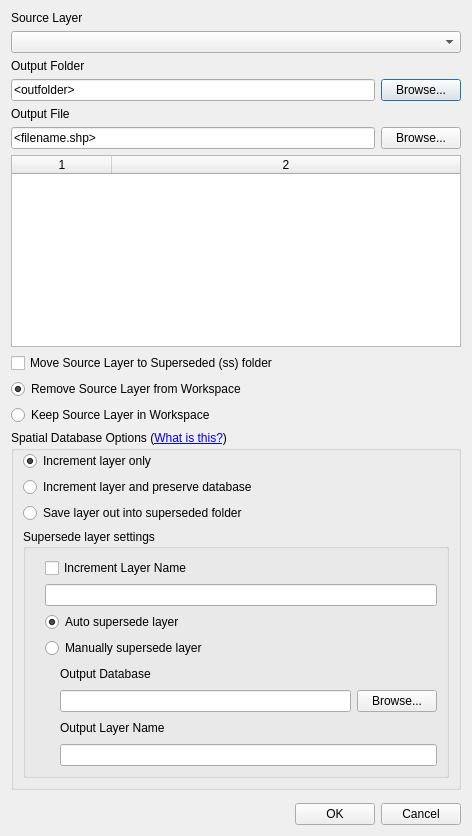
<?xml version="1.0" encoding="UTF-8"?>
<ui version="4.0">
 <class>coastalmeqgis_increment</class>
 <widget class="QDialog" name="coastalmeqgis_increment">
  <property name="geometry">
   <rect>
    <x>0</x>
    <y>0</y>
    <width>472</width>
    <height>836</height>
   </rect>
  </property>
  <property name="windowTitle">
   <string>Increment Selected Layer</string>
  </property>
  <layout class="QVBoxLayout" name="verticalLayout_2">
   <item>
    <layout class="QVBoxLayout" name="verticalLayout">
     <item>
      <layout class="QVBoxLayout" name="verticalLayout_5">
       <item>
        <widget class="QLabel" name="label_1">
         <property name="text">
          <string>Source Layer</string>
         </property>
        </widget>
       </item>
       <item>
        <widget class="QComboBox" name="sourcelayer"/>
       </item>
       <item>
        <widget class="QLabel" name="label_2">
         <property name="text">
          <string>Output Folder</string>
         </property>
        </widget>
       </item>
       <item>
        <layout class="QHBoxLayout" name="horizontalLayout_6">
         <item>
          <widget class="QLineEdit" name="outfolder">
           <property name="text">
            <string>&lt;outfolder&gt;</string>
           </property>
           <property name="readOnly">
            <bool>false</bool>
           </property>
          </widget>
         </item>
         <item>
          <widget class="QPushButton" name="btnBrowseDatabase">
           <property name="text">
            <string>Browse...</string>
           </property>
          </widget>
         </item>
        </layout>
       </item>
       <item>
        <widget class="QLabel" name="label">
         <property name="text">
          <string>Output File</string>
         </property>
         <property name="wordWrap">
          <bool>true</bool>
         </property>
        </widget>
       </item>
       <item>
        <layout class="QHBoxLayout" name="horizontalLayout_7">
         <item>
          <widget class="QLineEdit" name="outfilename">
           <property name="text">
            <string>&lt;filename.shp&gt;</string>
           </property>
           <property name="readOnly">
            <bool>false</bool>
           </property>
          </widget>
         </item>
         <item>
          <widget class="QPushButton" name="browseoutfile">
           <property name="text">
            <string>Browse...</string>
           </property>
           <property name="autoDefault">
            <bool>false</bool>
           </property>
          </widget>
         </item>
        </layout>
       </item>
       <item>
        <widget class="QTableWidget" name="twTables">
         <property name="sizePolicy">
          <sizepolicy hsizetype="Expanding" vsizetype="Preferred">
           <horstretch>0</horstretch>
           <verstretch>0</verstretch>
          </sizepolicy>
         </property>
         <property name="columnCount">
          <number>2</number>
         </property>
         <attribute name="horizontalHeaderVisible">
          <bool>true</bool>
         </attribute>
         <attribute name="horizontalHeaderCascadingSectionResizes">
          <bool>true</bool>
         </attribute>
         <attribute name="horizontalHeaderHighlightSections">
          <bool>true</bool>
         </attribute>
         <attribute name="horizontalHeaderStretchLastSection">
          <bool>true</bool>
         </attribute>
         <attribute name="verticalHeaderVisible">
          <bool>false</bool>
         </attribute>
         <column/>
         <column/>
        </widget>
       </item>
      </layout>
     </item>
     <item>
      <widget class="QCheckBox" name="cbMoveToSS">
       <property name="text">
        <string>Move Source Layer to Superseded (ss) folder</string>
       </property>
      </widget>
     </item>
     <item>
      <widget class="QRadioButton" name="rbRemoveSource">
       <property name="text">
        <string>Remove Source Layer from Workspace</string>
       </property>
       <property name="checked">
        <bool>true</bool>
       </property>
       <attribute name="buttonGroup">
        <string notr="true">buttonGroup</string>
       </attribute>
      </widget>
     </item>
     <item>
      <widget class="QRadioButton" name="rbKeepSource">
       <property name="text">
        <string>Keep Source Layer in Workspace</string>
       </property>
       <attribute name="buttonGroup">
        <string notr="true">buttonGroup</string>
       </attribute>
      </widget>
     </item>
     <item>
      <layout class="QVBoxLayout" name="verticalLayout_6">
       <property name="spacing">
        <number>0</number>
       </property>
       <item>
        <widget class="QLabel" name="label_5">
         <property name="text">
          <string>&lt;html&gt;&lt;head/&gt;&lt;body&gt;&lt;p&gt;Spatial Database Options (&lt;a href=&quot;https://wiki.coastalme.com/index.php?title=QGIS_COASTALME_Increment_Layer#Working_with_GPKG&quot;&gt;&lt;span style=&quot; text-decoration: underline; color:#0000ff;&quot;&gt;What is this?&lt;/span&gt;&lt;/a&gt;)&lt;/p&gt;&lt;/body&gt;&lt;/html&gt;</string>
         </property>
         <property name="openExternalLinks">
          <bool>true</bool>
         </property>
        </widget>
       </item>
       <item>
        <widget class="QGroupBox" name="gbSpatialDatabaseOptions">
         <property name="title">
          <string/>
         </property>
         <layout class="QVBoxLayout" name="verticalLayout_3">
          <property name="spacing">
           <number>6</number>
          </property>
          <property name="topMargin">
           <number>0</number>
          </property>
          <item>
           <layout class="QHBoxLayout" name="horizontalLayout_3">
            <property name="spacing">
             <number>0</number>
            </property>
            <item>
             <widget class="QRadioButton" name="rbDatabaseLayer">
              <property name="text">
               <string>Increment layer only</string>
              </property>
              <property name="checked">
               <bool>true</bool>
              </property>
              <attribute name="buttonGroup">
               <string notr="true">buttonGroup_2</string>
              </attribute>
             </widget>
            </item>
           </layout>
          </item>
          <item>
           <layout class="QHBoxLayout" name="horizontalLayout_2">
            <property name="spacing">
             <number>0</number>
            </property>
            <item>
             <widget class="QRadioButton" name="rbDatabaseDbLayer">
              <property name="text">
               <string>Increment layer and preserve database</string>
              </property>
              <property name="checked">
               <bool>false</bool>
              </property>
              <attribute name="buttonGroup">
               <string notr="true">buttonGroup_2</string>
              </attribute>
             </widget>
            </item>
           </layout>
          </item>
          <item>
           <layout class="QHBoxLayout" name="horizontalLayout_4">
            <item>
             <widget class="QRadioButton" name="rbSaveLayerOut">
              <property name="text">
               <string>Save layer out into superseded folder</string>
              </property>
              <attribute name="buttonGroup">
               <string notr="true">buttonGroup_2</string>
              </attribute>
             </widget>
            </item>
           </layout>
          </item>
          <item>
           <widget class="QGroupBox" name="gbSSSettings">
            <property name="title">
             <string>Supersede layer settings</string>
            </property>
            <property name="alignment">
             <set>Qt::AlignLeading|Qt::AlignLeft|Qt::AlignTop</set>
            </property>
            <layout class="QVBoxLayout" name="verticalLayout_4">
             <property name="topMargin">
              <number>9</number>
             </property>
             <item>
              <layout class="QHBoxLayout" name="horizontalLayout_13">
               <item>
                <spacer name="horizontalSpacer_8">
                 <property name="orientation">
                  <enum>Qt::Horizontal</enum>
                 </property>
                 <property name="sizeType">
                  <enum>QSizePolicy::Fixed</enum>
                 </property>
                 <property name="sizeHint" stdset="0">
                  <size>
                   <width>10</width>
                   <height>0</height>
                  </size>
                 </property>
                </spacer>
               </item>
               <item>
                <widget class="QCheckBox" name="cbRenameLayer">
                 <property name="text">
                  <string>Increment Layer Name</string>
                 </property>
                </widget>
               </item>
              </layout>
             </item>
             <item>
              <layout class="QHBoxLayout" name="horizontalLayout_14">
               <item>
                <spacer name="horizontalSpacer_9">
                 <property name="orientation">
                  <enum>Qt::Horizontal</enum>
                 </property>
                 <property name="sizeType">
                  <enum>QSizePolicy::Fixed</enum>
                 </property>
                 <property name="sizeHint" stdset="0">
                  <size>
                   <width>10</width>
                   <height>0</height>
                  </size>
                 </property>
                </spacer>
               </item>
               <item>
                <widget class="QLineEdit" name="leRenameLayer"/>
               </item>
              </layout>
             </item>
             <item>
              <layout class="QHBoxLayout" name="horizontalLayout_11">
               <item>
                <spacer name="horizontalSpacer_6">
                 <property name="orientation">
                  <enum>Qt::Horizontal</enum>
                 </property>
                 <property name="sizeType">
                  <enum>QSizePolicy::Fixed</enum>
                 </property>
                 <property name="sizeHint" stdset="0">
                  <size>
                   <width>10</width>
                   <height>20</height>
                  </size>
                 </property>
                </spacer>
               </item>
               <item>
                <widget class="QRadioButton" name="rbAutoSSLayer">
                 <property name="text">
                  <string>Auto supersede layer</string>
                 </property>
                 <property name="checked">
                  <bool>true</bool>
                 </property>
                 <attribute name="buttonGroup">
                  <string notr="true">buttonGroup_3</string>
                 </attribute>
                </widget>
               </item>
              </layout>
             </item>
             <item>
              <layout class="QHBoxLayout" name="horizontalLayout_12">
               <item>
                <spacer name="horizontalSpacer_7">
                 <property name="orientation">
                  <enum>Qt::Horizontal</enum>
                 </property>
                 <property name="sizeType">
                  <enum>QSizePolicy::Fixed</enum>
                 </property>
                 <property name="sizeHint" stdset="0">
                  <size>
                   <width>10</width>
                   <height>20</height>
                  </size>
                 </property>
                </spacer>
               </item>
               <item>
                <widget class="QRadioButton" name="rbManualSSLayer">
                 <property name="text">
                  <string>Manually supersede layer</string>
                 </property>
                 <attribute name="buttonGroup">
                  <string notr="true">buttonGroup_3</string>
                 </attribute>
                </widget>
               </item>
              </layout>
             </item>
             <item>
              <layout class="QHBoxLayout" name="horizontalLayout_9">
               <item>
                <spacer name="horizontalSpacer_4">
                 <property name="orientation">
                  <enum>Qt::Horizontal</enum>
                 </property>
                 <property name="sizeType">
                  <enum>QSizePolicy::Fixed</enum>
                 </property>
                 <property name="sizeHint" stdset="0">
                  <size>
                   <width>25</width>
                   <height>20</height>
                  </size>
                 </property>
                </spacer>
               </item>
               <item>
                <widget class="QLabel" name="label_3">
                 <property name="text">
                  <string>Output Database</string>
                 </property>
                </widget>
               </item>
              </layout>
             </item>
             <item>
              <layout class="QHBoxLayout" name="horizontalLayout_5">
               <item>
                <spacer name="horizontalSpacer_2">
                 <property name="orientation">
                  <enum>Qt::Horizontal</enum>
                 </property>
                 <property name="sizeType">
                  <enum>QSizePolicy::Fixed</enum>
                 </property>
                 <property name="sizeHint" stdset="0">
                  <size>
                   <width>25</width>
                   <height>20</height>
                  </size>
                 </property>
                </spacer>
               </item>
               <item>
                <widget class="QLineEdit" name="leDiscardedDb"/>
               </item>
               <item>
                <widget class="QPushButton" name="pbDiscardDb_browse">
                 <property name="text">
                  <string>Browse...</string>
                 </property>
                </widget>
               </item>
              </layout>
             </item>
             <item>
              <layout class="QHBoxLayout" name="horizontalLayout_10">
               <item>
                <spacer name="horizontalSpacer_5">
                 <property name="orientation">
                  <enum>Qt::Horizontal</enum>
                 </property>
                 <property name="sizeType">
                  <enum>QSizePolicy::Fixed</enum>
                 </property>
                 <property name="sizeHint" stdset="0">
                  <size>
                   <width>25</width>
                   <height>20</height>
                  </size>
                 </property>
                </spacer>
               </item>
               <item>
                <widget class="QLabel" name="label_4">
                 <property name="text">
                  <string>Output Layer Name</string>
                 </property>
                </widget>
               </item>
              </layout>
             </item>
             <item>
              <layout class="QHBoxLayout" name="horizontalLayout_8">
               <item>
                <spacer name="horizontalSpacer_3">
                 <property name="orientation">
                  <enum>Qt::Horizontal</enum>
                 </property>
                 <property name="sizeType">
                  <enum>QSizePolicy::Fixed</enum>
                 </property>
                 <property name="sizeHint" stdset="0">
                  <size>
                   <width>25</width>
                   <height>20</height>
                  </size>
                 </property>
                </spacer>
               </item>
               <item>
                <widget class="QLineEdit" name="leDiscardedLayer"/>
               </item>
              </layout>
             </item>
            </layout>
           </widget>
          </item>
         </layout>
        </widget>
       </item>
      </layout>
     </item>
     <item>
      <spacer name="verticalSpacer">
       <property name="orientation">
        <enum>Qt::Vertical</enum>
       </property>
       <property name="sizeHint" stdset="0">
        <size>
         <width>20</width>
         <height>40</height>
        </size>
       </property>
      </spacer>
     </item>
     <item>
      <layout class="QHBoxLayout" name="horizontalLayout">
       <item>
        <spacer name="horizontalSpacer">
         <property name="orientation">
          <enum>Qt::Horizontal</enum>
         </property>
         <property name="sizeHint" stdset="0">
          <size>
           <width>40</width>
           <height>20</height>
          </size>
         </property>
        </spacer>
       </item>
       <item>
        <widget class="QPushButton" name="pbOk">
         <property name="text">
          <string>OK</string>
         </property>
        </widget>
       </item>
       <item>
        <widget class="QPushButton" name="pbCancel">
         <property name="text">
          <string>Cancel</string>
         </property>
        </widget>
       </item>
      </layout>
     </item>
    </layout>
   </item>
  </layout>
 </widget>
 <tabstops>
  <tabstop>pbOk</tabstop>
  <tabstop>pbCancel</tabstop>
  <tabstop>sourcelayer</tabstop>
  <tabstop>outfolder</tabstop>
  <tabstop>btnBrowseDatabase</tabstop>
  <tabstop>outfilename</tabstop>
  <tabstop>browseoutfile</tabstop>
  <tabstop>twTables</tabstop>
  <tabstop>cbMoveToSS</tabstop>
  <tabstop>rbRemoveSource</tabstop>
  <tabstop>rbKeepSource</tabstop>
  <tabstop>rbDatabaseLayer</tabstop>
  <tabstop>rbDatabaseDbLayer</tabstop>
  <tabstop>rbSaveLayerOut</tabstop>
  <tabstop>cbRenameLayer</tabstop>
  <tabstop>leRenameLayer</tabstop>
  <tabstop>rbAutoSSLayer</tabstop>
  <tabstop>rbManualSSLayer</tabstop>
  <tabstop>leDiscardedDb</tabstop>
  <tabstop>pbDiscardDb_browse</tabstop>
  <tabstop>leDiscardedLayer</tabstop>
 </tabstops>
 <resources/>
 <connections/>
 <buttongroups>
  <buttongroup name="buttonGroup_2"/>
  <buttongroup name="buttonGroup_3"/>
  <buttongroup name="buttonGroup"/>
 </buttongroups>
</ui>
